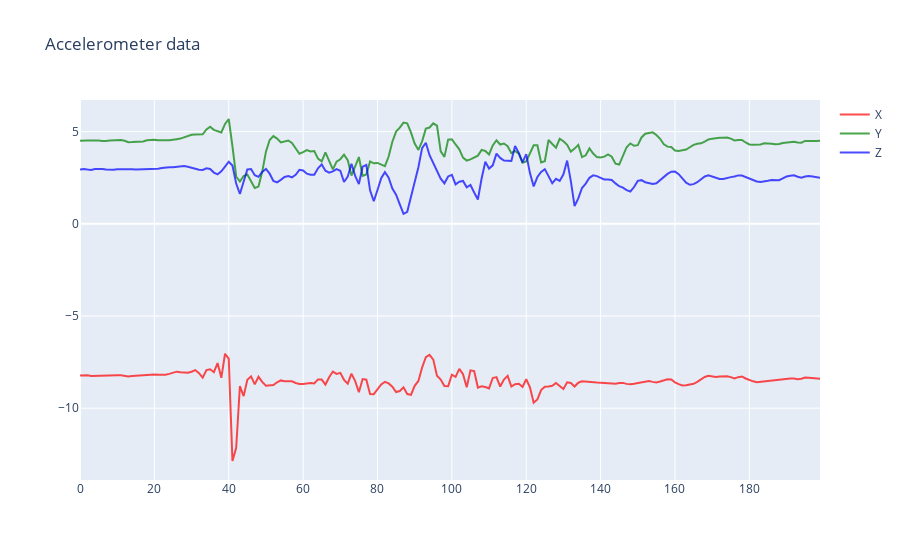

Notebook code for this chart:
### Code cell
random_transformed_data = random_transformation(sample_data)
plot_accelerometer_data(random_transformed_data)

### Figure 1 — Plotly figure (JSON) as saved in the notebook; plotly's stock layout.template omitted (floating-point values rounded to 4 significant figures; data arrays with more than 128 entries replaced by an {"elided": "..."} marker saying what was removed)
{"data": [{"line": {"color": "red"}, "mode": "lines", "name": "X", "opacity": 0.7, "type": "scatter", "x": {"elided": "200 int values"}, "y": {"elided": "200 float values"}}, {"line": {"color": "green"}, "mode": "lines", "name": "Y", "opacity": 0.7, "type": "scatter", "x": {"elided": "200 int values"}, "y": {"elided": "200 float values"}}, {"line": {"color": "blue"}, "mode": "lines", "name": "Z", "opacity": 0.7, "type": "scatter", "x": {"elided": "200 int values"}, "y": {"elided": "200 float values"}}], "layout": {"autosize": true, "title": {"text": "Accelerometer data"}, "xaxis": {"autorange": true, "range": [0, 199], "type": "linear"}, "yaxis": {"autorange": true, "range": [-13.89, 6.712], "type": "linear"}}}
